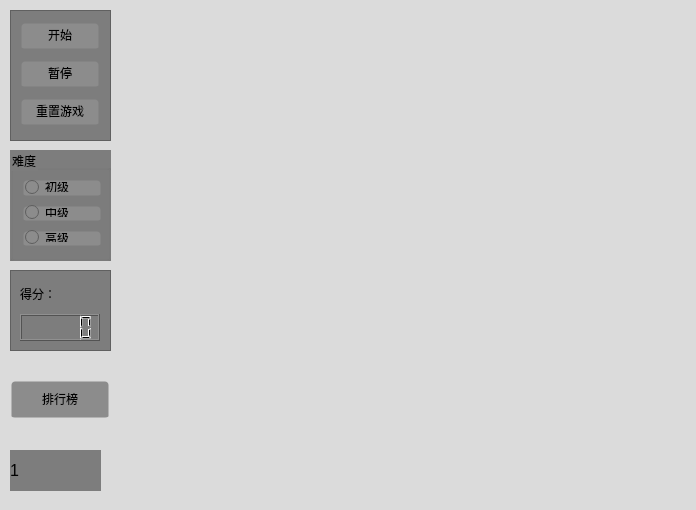
<?xml version="1.0" encoding="UTF-8"?>
<ui version="4.0">
 <class>SnakeGame</class>
 <widget class="QWidget" name="SnakeGame">
  <property name="geometry">
   <rect>
    <x>0</x>
    <y>0</y>
    <width>696</width>
    <height>510</height>
   </rect>
  </property>
  <property name="windowTitle">
   <string>Form</string>
  </property>
  <property name="styleSheet">
   <string notr="true">QWidget{
	background-color:rgb(219, 219, 219)
}

/* 默认 */
QPushButton,QRadioButton{   
	border-top: 3px outset transparent;           /* 上边框宽度3像素、突出显示、颜色为透明 */
	border-bottom: 7px outset transparent;
	border-right: 3px outset transparent;
	border-left: 3px outset transparent;
	background-color:rgb(140, 140, 140);         /* 背景色比侧边栏略深 */
	border-radius:5px
}

/* 鼠标悬停 */
QPushButton:hover{
	background-color: rgb(180, 180, 180);        /* 悬停时颜色稍亮 */
}

/* 点击和按下 */
QPushButton:pressed,QToolButton:checked{
	border-left: 3px outset rgb(120, 120, 120);   /* 左边框深灰色 */
	background-color:rgba(220, 220, 220, 220);   /* 点击后的背景色为浅灰色 */
}

QPushButton:default {
    border-color: darkgray; /* 突出默认按钮，使用深灰边框 */
}

QGroupBox{
	background-color:rgb(125,125,125);
}

QFrame{
	background-color:rgb(125,125,125);
}
</string>
  </property>
  <widget class="QFrame" name="frame_2">
   <property name="geometry">
    <rect>
     <x>10</x>
     <y>270</y>
     <width>101</width>
     <height>81</height>
    </rect>
   </property>
   <property name="frameShape">
    <enum>QFrame::StyledPanel</enum>
   </property>
   <property name="frameShadow">
    <enum>QFrame::Raised</enum>
   </property>
   <layout class="QVBoxLayout" name="verticalLayout_3">
    <item>
     <widget class="QLabel" name="label">
      <property name="minimumSize">
       <size>
        <width>80</width>
        <height>0</height>
       </size>
      </property>
      <property name="maximumSize">
       <size>
        <width>80</width>
        <height>16777215</height>
       </size>
      </property>
      <property name="focusPolicy">
       <enum>Qt::NoFocus</enum>
      </property>
      <property name="text">
       <string>得分：</string>
      </property>
     </widget>
    </item>
    <item>
     <widget class="QLCDNumber" name="lcdNumber">
      <property name="minimumSize">
       <size>
        <width>80</width>
        <height>0</height>
       </size>
      </property>
      <property name="maximumSize">
       <size>
        <width>80</width>
        <height>16777215</height>
       </size>
      </property>
      <property name="focusPolicy">
       <enum>Qt::NoFocus</enum>
      </property>
     </widget>
    </item>
   </layout>
  </widget>
  <widget class="QGroupBox" name="groupBox">
   <property name="geometry">
    <rect>
     <x>10</x>
     <y>150</y>
     <width>101</width>
     <height>111</height>
    </rect>
   </property>
   <property name="minimumSize">
    <size>
     <width>0</width>
     <height>0</height>
    </size>
   </property>
   <property name="focusPolicy">
    <enum>Qt::NoFocus</enum>
   </property>
   <property name="title">
    <string>难度</string>
   </property>
   <layout class="QVBoxLayout" name="verticalLayout_4">
    <item>
     <widget class="QRadioButton" name="radioEasy">
      <property name="minimumSize">
       <size>
        <width>80</width>
        <height>0</height>
       </size>
      </property>
      <property name="maximumSize">
       <size>
        <width>80</width>
        <height>16777215</height>
       </size>
      </property>
      <property name="focusPolicy">
       <enum>Qt::NoFocus</enum>
      </property>
      <property name="text">
       <string>初级</string>
      </property>
     </widget>
    </item>
    <item>
     <widget class="QRadioButton" name="radioMid">
      <property name="minimumSize">
       <size>
        <width>80</width>
        <height>0</height>
       </size>
      </property>
      <property name="maximumSize">
       <size>
        <width>80</width>
        <height>16777215</height>
       </size>
      </property>
      <property name="focusPolicy">
       <enum>Qt::NoFocus</enum>
      </property>
      <property name="text">
       <string>中级</string>
      </property>
     </widget>
    </item>
    <item>
     <widget class="QRadioButton" name="radioHard">
      <property name="minimumSize">
       <size>
        <width>80</width>
        <height>0</height>
       </size>
      </property>
      <property name="maximumSize">
       <size>
        <width>80</width>
        <height>16777215</height>
       </size>
      </property>
      <property name="focusPolicy">
       <enum>Qt::NoFocus</enum>
      </property>
      <property name="text">
       <string>高级</string>
      </property>
      <property name="checkable">
       <bool>true</bool>
      </property>
      <property name="checked">
       <bool>false</bool>
      </property>
     </widget>
    </item>
   </layout>
  </widget>
  <widget class="QLabel" name="label_2">
   <property name="geometry">
    <rect>
     <x>10</x>
     <y>450</y>
     <width>91</width>
     <height>41</height>
    </rect>
   </property>
   <property name="font">
    <font>
     <pointsize>12</pointsize>
    </font>
   </property>
   <property name="text">
    <string>1</string>
   </property>
  </widget>
  <widget class="QPushButton" name="btnRank">
   <property name="geometry">
    <rect>
     <x>10</x>
     <y>380</y>
     <width>100</width>
     <height>41</height>
    </rect>
   </property>
   <property name="minimumSize">
    <size>
     <width>0</width>
     <height>0</height>
    </size>
   </property>
   <property name="maximumSize">
    <size>
     <width>100</width>
     <height>16777215</height>
    </size>
   </property>
   <property name="focusPolicy">
    <enum>Qt::NoFocus</enum>
   </property>
   <property name="text">
    <string>排行榜</string>
   </property>
  </widget>
  <widget class="QFrame" name="frame">
   <property name="geometry">
    <rect>
     <x>10</x>
     <y>10</y>
     <width>101</width>
     <height>131</height>
    </rect>
   </property>
   <property name="sizePolicy">
    <sizepolicy hsizetype="Fixed" vsizetype="Fixed">
     <horstretch>0</horstretch>
     <verstretch>0</verstretch>
    </sizepolicy>
   </property>
   <property name="frameShape">
    <enum>QFrame::StyledPanel</enum>
   </property>
   <property name="frameShadow">
    <enum>QFrame::Raised</enum>
   </property>
   <layout class="QVBoxLayout" name="verticalLayout">
    <item>
     <widget class="QPushButton" name="btnBegin">
      <property name="minimumSize">
       <size>
        <width>80</width>
        <height>30</height>
       </size>
      </property>
      <property name="maximumSize">
       <size>
        <width>80</width>
        <height>30</height>
       </size>
      </property>
      <property name="focusPolicy">
       <enum>Qt::NoFocus</enum>
      </property>
      <property name="text">
       <string>开始</string>
      </property>
     </widget>
    </item>
    <item>
     <widget class="QPushButton" name="btnPause">
      <property name="minimumSize">
       <size>
        <width>80</width>
        <height>30</height>
       </size>
      </property>
      <property name="maximumSize">
       <size>
        <width>80</width>
        <height>30</height>
       </size>
      </property>
      <property name="focusPolicy">
       <enum>Qt::NoFocus</enum>
      </property>
      <property name="text">
       <string>暂停</string>
      </property>
      <property name="checkable">
       <bool>true</bool>
      </property>
     </widget>
    </item>
    <item>
     <widget class="QPushButton" name="btnRelnit">
      <property name="minimumSize">
       <size>
        <width>80</width>
        <height>30</height>
       </size>
      </property>
      <property name="maximumSize">
       <size>
        <width>80</width>
        <height>30</height>
       </size>
      </property>
      <property name="focusPolicy">
       <enum>Qt::NoFocus</enum>
      </property>
      <property name="text">
       <string>重置游戏</string>
      </property>
     </widget>
    </item>
   </layout>
  </widget>
 </widget>
 <resources/>
 <connections/>
</ui>
